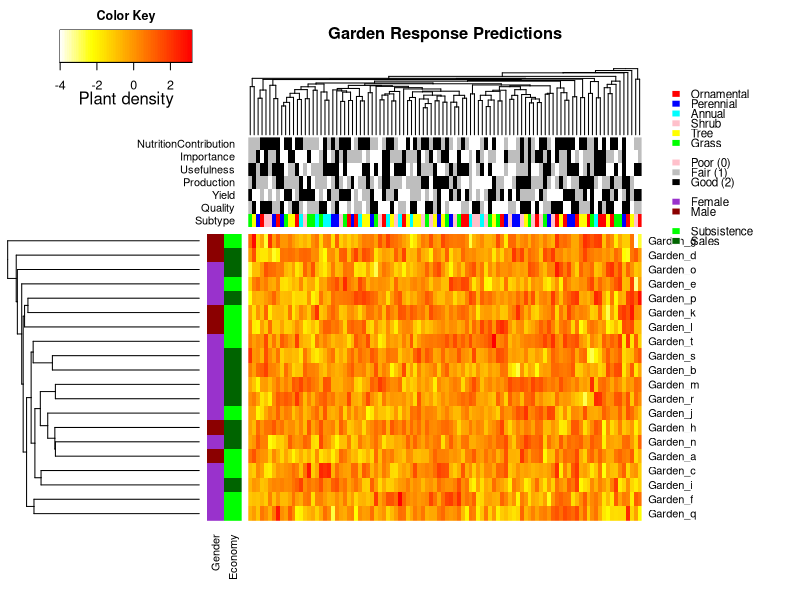

Reproduce this figure in R.
## ---- chunk 1
knitr::opts_chunk$set(
  collapse = TRUE,
  comment = "#>",
  fig.path = "man/figures/README-",
  out.width = "100%"
)
## ---- chunk 2
heatmap.function <- function(x,
                             row_value = TRUE,
                             cols_value = if (symm)
                               "row_value"
                             else
                               TRUE,
                             distfun = dist,
                             hclustfun = hclust,
                             dendrogram = c("both", "row", "column", "none"),
                             symm = FALSE,
                             scale = c("none", "row", "column"),
                             na.rm = TRUE,
                             revC = identical(cols_value, "row_value"),
                             add.expr,
                             breaks,
                             symbreaks = max(x < 0, na.rm = TRUE) ||
                               scale != "none",
                             col = "heat.colors",
                             colsep,
                             rowsep,
                             sepcolor = "white",
                             sepwidth = c(0.05, 0.05),
                             cellnote,
                             notecex = 1,
                             notecol = "cyan",
                             na.color = par("bg"),
                             trace = c("none", "column", "row", "both"),
                             tracecol = "cyan",
                             hline = median(breaks),
                             vline = median(breaks),
                             linecol = tracecol,
                             margins = c(5, 5),
                             ColSideColors,
                             RowSideColors,
                             side.height.fraction = 0.3,
                             cexRow = 0.2 + 1 / log10(nr),
                             cexCol = 0.2 + 1 / log10(nc),
                             labRow = NULL,
                             labCol = NULL,
                             key = TRUE,
                             keysize = 1.5,
                             density.info = c("none", "histogram", "density"),
                             denscol = tracecol,
                             symkey = max(x < 0, na.rm = TRUE) ||
                               symbreaks,
                             densadj = 0.25,
                             main = NULL,
                             xlab = NULL,
                             ylab = NULL,
                             lmat = NULL,
                             lhei = NULL,
                             lwid = NULL,
                             ColSideColorsSize = 1,
                             RowSideColorsSize = 1,
                             KeyValueName = "Value",
                             ...) {
  invalid <- function (x) {
    if (missing(x) || is.null(x) || length(x) == 0)
      return(TRUE)
    if (is.list(x))
      return(all(sapply(x, invalid)))
    else if (is.vector(x))
      return(all(is.na(x)))
    else
      return(FALSE)
  }
  
  x <- as.matrix(x)
  scale01 <- function(x,
                      low = min(x),
                      high = max(x)) {
    x <- (x - low) / (high - low)
    x
  }
  retval <- list()
  scale <- if (symm && missing(scale))
    "none"
  else
    match.arg(scale)
  dendrogram <- match.arg(dendrogram)
  trace <- match.arg(trace)
  density.info <- match.arg(density.info)
  if (length(col) == 1 && is.character(col))
    col <- get(col, mode = "function")
  if (!missing(breaks) && (scale != "none"))
    warning(
      "Using scale=\"row\" or scale=\"column\" when breaks are",
      "specified can produce unpredictable results.",
      "Please consider using only one or the other."
    )
  if (is.null(row_value) || is.na(row_value))
    row_value <- FALSE
  if (is.null(cols_value) || is.na(cols_value))
    cols_value <- FALSE
  else if (cols_value == "row_value" && !isTRUE(row_value))
    cols_value <- FALSE
  if (length(di <- dim(x)) != 2 || !is.numeric(x))
    stop("`x' must be a numeric matrix")
  nr <- di[1]
  nc <- di[2]
  if (nr <= 1 || nc <= 1)
    stop("`x' must have at least 2 rows and 2 columns")
  if (!is.numeric(margins) || length(margins) != 2)
    stop("`margins' must be a numeric vector of length 2")
  if (missing(cellnote))
    cellnote <- matrix("", ncol = ncol(x), nrow = nrow(x))
  if (!inherits(row_value, "dendrogram")) {
    if (((!isTRUE(row_value)) || (is.null(row_value))) && (dendrogram %in%
                                                 c("both", "row"))) {
      if (is.logical(cols_value) && (cols_value))
        dendrogram <- "column"
      else
        dedrogram <- "none"
      warning(
        "Discrepancy: row_value is FALSE, while dendrogram is `",
        dendrogram,
        "'. Omitting row dendogram."
      )
    }
  }
  if (!inherits(cols_value, "dendrogram")) {
    if (((!isTRUE(cols_value)) || (is.null(cols_value))) && (dendrogram %in%
                                                 c("both", "column"))) {
      if (is.logical(row_value) && (row_value))
        dendrogram <- "row"
      else
        dendrogram <- "none"
      warning(
        "Discrepancy: cols_value is FALSE, while dendrogram is `",
        dendrogram,
        "'. Omitting column dendogram."
      )
    }
  }
  if (inherits(row_value, "dendrogram")) {
    ddr <- row_value
    rowInd <- order.dendrogram(ddr)
  }
  else if (is.integer(row_value)) {
    hcr <- hclustfun(distfun(x))
    ddr <- as.dendrogram(hcr)
    ddr <- reorder(ddr, row_value)
    rowInd <- order.dendrogram(ddr)
    if (nr != length(rowInd))
      stop("row dendrogram ordering gave index of wrong length")
  }
  else if (isTRUE(row_value)) {
    row_value <- rowMeans(x, na.rm = na.rm)
    hcr <- hclustfun(distfun(x))
    ddr <- as.dendrogram(hcr)
    ddr <- reorder(ddr, row_value)
    rowInd <- order.dendrogram(ddr)
    if (nr != length(rowInd))
      stop("row dendrogram ordering gave index of wrong length")
  }
  else {
    rowInd <- nr:1
  }
  if (inherits(cols_value, "dendrogram")) {
    ddc <- cols_value
    colInd <- order.dendrogram(ddc)
  }
  else if (identical(cols_value, "row_value")) {
    if (nr != nc)
      stop("cols_value = \"row_value\" but nrow(x) != ncol(x)")
    if (exists("ddr")) {
      ddc <- ddr
      colInd <- order.dendrogram(ddc)
    }
    else
      colInd <- rowInd
  }
  else if (is.integer(cols_value)) {
    hcc <- hclustfun(distfun(if (symm)
      x
      else
        t(x)))
    ddc <- as.dendrogram(hcc)
    ddc <- reorder(ddc, cols_value)
    colInd <- order.dendrogram(ddc)
    if (nc != length(colInd))
      stop("column dendrogram ordering gave index of wrong length")
  }
  else if (isTRUE(cols_value)) {
    cols_value <- colMeans(x, na.rm = na.rm)
    hcc <- hclustfun(distfun(if (symm)
      x
      else
        t(x)))
    ddc <- as.dendrogram(hcc)
    ddc <- reorder(ddc, cols_value)
    colInd <- order.dendrogram(ddc)
    if (nc != length(colInd))
      stop("column dendrogram ordering gave index of wrong length")
  }
  else {
    colInd <- 1:nc
  }
  retval$rowInd <- rowInd
  retval$colInd <- colInd
  retval$call <- match.call()
  x <- x[rowInd, colInd]
  x.unscaled <- x
  cellnote <- cellnote[rowInd, colInd]
  if (is.null(labRow))
    labRow <- if (is.null(rownames(x)))
      (1:nr)[rowInd]
  else
    rownames(x)
  else
    labRow <- labRow[rowInd]
  if (is.null(labCol))
    labCol <- if (is.null(colnames(x)))
      (1:nc)[colInd]
  else
    colnames(x)
  else
    labCol <- labCol[colInd]
  if (scale == "row") {
    retval$rowMeans <- rm <- rowMeans(x, na.rm = na.rm)
    x <- sweep(x, 1, rm)
    retval$rowSDs <- sx <- apply(x, 1, sd, na.rm = na.rm)
    x <- sweep(x, 1, sx, "/")
  }
  else if (scale == "column") {
    retval$colMeans <- rm <- colMeans(x, na.rm = na.rm)
    x <- sweep(x, 2, rm)
    retval$colSDs <- sx <- apply(x, 2, sd, na.rm = na.rm)
    x <- sweep(x, 2, sx, "/")
  }
  if (missing(breaks) || is.null(breaks) || length(breaks) < 1) {
    if (missing(col) || is.function(col))
      breaks <- 16
    else
      breaks <- length(col) + 1
  }
  if (length(breaks) == 1) {
    if (!symbreaks)
      breaks <-
        seq(min(x, na.rm = na.rm), max(x, na.rm = na.rm),
            length = breaks)
    else {
      extreme <- max(abs(x), na.rm = TRUE)
      breaks <- seq(-extreme, extreme, length = breaks)
    }
  }
  nbr <- length(breaks)
  ncol <- length(breaks) - 1
  if (class(col) == "function")
    col <- col(ncol)
  min.breaks <- min(breaks)
  max.breaks <- max(breaks)
  x[x < min.breaks] <- min.breaks
  x[x > max.breaks] <- max.breaks
  if (missing(lhei) || is.null(lhei))
    lhei <- c(keysize, 4)
  if (missing(lwid) || is.null(lwid))
    lwid <- c(keysize, 4)
  if (missing(lmat) || is.null(lmat)) {
    lmat <- rbind(4:3, 2:1)
    
    if (!missing(ColSideColors)) {
      #if (!is.matrix(ColSideColors))
      #stop("'ColSideColors' must be a matrix")
      if (!is.character(ColSideColors) ||
          nrow(ColSideColors) != nc)
        stop("'ColSideColors' must be a matrix of nrow(x) rows")
      lmat <- rbind(lmat[1,] + 1, c(NA, 1), lmat[2,] + 1)
      #lhei <- c(lhei[1], 0.2, lhei[2])
      lhei = c(lhei[1], side.height.fraction * ColSideColorsSize /
                 2, lhei[2])
    }
    
    if (!missing(RowSideColors)) {
      #if (!is.matrix(RowSideColors))
      #stop("'RowSideColors' must be a matrix")
      if (!is.character(RowSideColors) ||
          ncol(RowSideColors) != nr)
        stop("'RowSideColors' must be a matrix of ncol(x) columns")
      lmat <-
        cbind(lmat[, 1] + 1, c(rep(NA, nrow(lmat) - 1), 1), lmat[, 2] + 1)
      #lwid <- c(lwid[1], 0.2, lwid[2])
      lwid <-
        c(lwid[1], side.height.fraction * RowSideColorsSize / 2, lwid[2])
    }
    lmat[is.na(lmat)] <- 0
  }
  
  if (length(lhei) != nrow(lmat))
    stop("lhei must have length = nrow(lmat) = ", nrow(lmat))
  if (length(lwid) != ncol(lmat))
    stop("lwid must have length = ncol(lmat) =", ncol(lmat))
  op <- par(no.readonly = TRUE)
  on.exit(par(op))
  
  layout(lmat,
         widths = lwid,
         heights = lhei,
         respect = FALSE)
  
  if (!missing(RowSideColors)) {
    if (!is.matrix(RowSideColors)) {
      par(mar = c(margins[1], 0, 0, 0.5))
      image(rbind(1:nr), col = RowSideColors[rowInd], axes = FALSE)
    } else {
      par(mar = c(margins[1], 0, 0, 0.5))
      rsc = t(RowSideColors[, rowInd, drop = F])
      rsc.colors = matrix()
      rsc.names = names(table(rsc))
      rsc.i = 1
      for (rsc.name in rsc.names) {
        rsc.colors[rsc.i] = rsc.name
        rsc[rsc == rsc.name] = rsc.i
        rsc.i = rsc.i + 1
      }
      rsc = matrix(as.numeric(rsc), nrow = dim(rsc)[1])
      image(t(rsc), col = as.vector(rsc.colors), axes = FALSE)
      if (length(rownames(RowSideColors)) > 0) {
        axis(
          1,
          0:(dim(rsc)[2] - 1) / max(1, (dim(rsc)[2] - 1)),
          rownames(RowSideColors),
          las = 2,
          tick = FALSE
        )
      }
    }
  }
  
  if (!missing(ColSideColors)) {
    if (!is.matrix(ColSideColors)) {
      par(mar = c(0.5, 0, 0, margins[2]))
      image(cbind(1:nc), col = ColSideColors[colInd], axes = FALSE)
    } else {
      par(mar = c(0.5, 0, 0, margins[2]))
      csc = ColSideColors[colInd, , drop = F]
      csc.colors = matrix()
      csc.names = names(table(csc))
      csc.i = 1
      for (csc.name in csc.names) {
        csc.colors[csc.i] = csc.name
        csc[csc == csc.name] = csc.i
        csc.i = csc.i + 1
      }
      csc = matrix(as.numeric(csc), nrow = dim(csc)[1])
      image(csc, col = as.vector(csc.colors), axes = FALSE)
      if (length(colnames(ColSideColors)) > 0) {
        axis(
          2,
          0:(dim(csc)[2] - 1) / max(1, (dim(csc)[2] - 1)),
          colnames(ColSideColors),
          las = 2,
          tick = FALSE
        )
      }
    }
  }
  
  par(mar = c(margins[1], 0, 0, margins[2]))
  x <- t(x)
  cellnote <- t(cellnote)
  if (revC) {
    iy <- nr:1
    if (exists("ddr"))
      ddr <- rev(ddr)
    x <- x[, iy]
    cellnote <- cellnote[, iy]
  }
  else
    iy <- 1:nr
  image(
    1:nc,
    1:nr,
    x,
    xlim = 0.5 + c(0, nc),
    ylim = 0.5 + c(0, nr),
    axes = FALSE,
    xlab = "",
    ylab = "",
    col = col,
    breaks = breaks,
    ...
  )
  retval$carpet <- x
  if (exists("ddr"))
    retval$rowDendrogram <- ddr
  if (exists("ddc"))
    retval$colDendrogram <- ddc
  retval$breaks <- breaks
  retval$col <- col
  if (!invalid(na.color) & any(is.na(x))) {
    # load library(gplots)
    mmat <- ifelse(is.na(x), 1, NA)
    image(
      1:nc,
      1:nr,
      mmat,
      axes = FALSE,
      xlab = "",
      ylab = "",
      col = na.color,
      add = TRUE
    )
  }
  axis(
    1,
    1:nc,
    labels = labCol,
    las = 2,
    line = -0.5,
    tick = 0,
    cex.axis = cexCol
  )
  if (!is.null(xlab))
    mtext(xlab, side = 1, line = margins[1] - 1.25)
  axis(
    4,
    iy,
    labels = labRow,
    las = 2,
    line = -0.5,
    tick = 0,
    cex.axis = cexRow
  )
  if (!is.null(ylab))
    mtext(ylab, side = 4, line = margins[2] - 1.25)
  if (!missing(add.expr))
    eval(substitute(add.expr))
  if (!missing(colsep))
    for (csep in colsep)
      rect(
        xleft = csep + 0.5,
        ybottom = rep(0, length(csep)),
        xright = csep + 0.5 + sepwidth[1],
        ytop = rep(ncol(x) + 1, csep),
        lty = 1,
        lwd = 1,
        col = sepcolor,
        border = sepcolor
      )
  if (!missing(rowsep))
    for (rsep in rowsep)
      rect(
        xleft = 0,
        ybottom = (ncol(x) + 1 - rsep) - 0.5,
        xright = nrow(x) + 1,
        ytop = (ncol(x) + 1 - rsep) - 0.5 - sepwidth[2],
        lty = 1,
        lwd = 1,
        col = sepcolor,
        border = sepcolor
      )
  min.scale <- min(breaks)
  max.scale <- max(breaks)
  x.scaled <- scale01(t(x), min.scale, max.scale)
  if (trace %in% c("both", "column")) {
    retval$vline <- vline
    vline.vals <- scale01(vline, min.scale, max.scale)
    for (i in colInd) {
      if (!is.null(vline)) {
        abline(v = i - 0.5 + vline.vals,
               col = linecol,
               lty = 2)
      }
      xv <- rep(i, nrow(x.scaled)) + x.scaled[, i] - 0.5
      xv <- c(xv[1], xv)
      yv <- 1:length(xv) - 0.5
      lines(
        x = xv,
        y = yv,
        lwd = 1,
        col = tracecol,
        type = "s"
      )
    }
  }
  if (trace %in% c("both", "row")) {
    retval$hline <- hline
    hline.vals <- scale01(hline, min.scale, max.scale)
    for (i in rowInd) {
      if (!is.null(hline)) {
        abline(h = i + hline,
               col = linecol,
               lty = 2)
      }
      yv <- rep(i, ncol(x.scaled)) + x.scaled[i,] - 0.5
      yv <- rev(c(yv[1], yv))
      xv <- length(yv):1 - 0.5
      lines(
        x = xv,
        y = yv,
        lwd = 1,
        col = tracecol,
        type = "s"
      )
    }
  }
  if (!missing(cellnote))
    text(
      x = c(row(cellnote)),
      y = c(col(cellnote)),
      labels = c(cellnote),
      col = notecol,
      cex = notecex
    )
  par(mar = c(margins[1], 0, 0, 0))
  if (dendrogram %in% c("both", "row")) {
    plot(
      ddr,
      horiz = TRUE,
      axes = FALSE,
      yaxs = "i",
      leaflab = "none"
    )
  }
  else
    plot.new()
  par(mar = c(0, 0, if (!is.null(main))
    5
    else
      0, margins[2]))
  if (dendrogram %in% c("both", "column")) {
    plot(ddc,
         axes = FALSE,
         xaxs = "i",
         leaflab = "none")
  }
  else
    plot.new()
  if (!is.null(main))
    title(main, cex.main = 1.5 * op[["cex.main"]])
  if (key) {
    par(mar = c(5, 4, 2, 1), cex = 0.75)
    tmpbreaks <- breaks
    if (symkey) {
      max.raw <- max(abs(c(x, breaks)), na.rm = TRUE)
      min.raw <- -max.raw
      tmpbreaks[1] <- -max(abs(x), na.rm = TRUE)
      tmpbreaks[length(tmpbreaks)] <-
        max(abs(x), na.rm = TRUE)
    }
    else {
      min.raw <- min(x, na.rm = TRUE)
      max.raw <- max(x, na.rm = TRUE)
    }
    
    z <- seq(min.raw, max.raw, length = length(col))
    image(
      z = matrix(z, ncol = 1),
      col = col,
      breaks = tmpbreaks,
      xaxt = "n",
      yaxt = "n"
    )
    par(usr = c(0, 1, 0, 1))
    lv <- pretty(breaks)
    xv <- scale01(as.numeric(lv), min.raw, max.raw)
    axis(1, at = xv, labels = lv)
    if (scale == "row")
      mtext(side = 1, "Row Z-Score", line = 2)
    else if (scale == "column")
      mtext(side = 1, "Column Z-Score", line = 2)
    else
      mtext(side = 1, KeyValueName, line = 2)
    if (density.info == "density") {
      dens <- density(x, adjust = densadj, na.rm = TRUE)
      omit <- dens$x < min(breaks) | dens$x > max(breaks)
      dens$x <- dens$x[-omit]
      dens$y <- dens$y[-omit]
      dens$x <- scale01(dens$x, min.raw, max.raw)
      lines(dens$x,
            dens$y / max(dens$y) * 0.95,
            col = denscol,
            lwd = 1)
      axis(2, at = pretty(dens$y) / max(dens$y) * 0.95, pretty(dens$y))
      title("Color Key\nand Density Plot")
      par(cex = 0.5)
      mtext(side = 2, "Density", line = 2)
    }
    else if (density.info == "histogram") {
      h <- hist(x, plot = FALSE, breaks = breaks)
      hx <- scale01(breaks, min.raw, max.raw)
      hy <- c(h$counts, h$counts[length(h$counts)])
      lines(
        hx,
        hy / max(hy) * 0.95,
        lwd = 1,
        type = "s",
        col = denscol
      )
      axis(2, at = pretty(hy) / max(hy) * 0.95, pretty(hy))
      title("Color Key\nand Histogram")
      par(cex = 0.5)
      mtext(side = 2, "Count", line = 2)
    }
    else
      title("Color Key")
  }
  else
    plot.new()
  retval$colorTable <-
    data.frame(
      low = retval$breaks[-length(retval$breaks)],
      high = retval$breaks[-1],
      color = retval$col
    )
  invisible(retval)
}
## ---- chunk 3
plant_abundance = replicate(100, rnorm(20))
garden_names = paste("Garden", letters[1:20], sep = "_")
Plant_ids = paste("Plant", c(1:100), sep = "_")
rownames(plant_abundance) = garden_names
colnames(plant_abundance) = Plant_ids

owner_gendercolors = sample(
  c("darkorchid", "darkred"),
  length(garden_names),
  replace = TRUE,
  prob = NULL
)
salescolors = sample(c("green", "darkgreen"),
                     length(garden_names),
                     replace = TRUE,
                     prob = NULL)
subtypecolors = sample(
  c("red", "blue", "cyan", "pink", "yellow", "green"),
  length(Plant_ids),
  replace = TRUE,
  prob = NULL
)
qualitycolors = sample(c("black", "white", "grey"),
                       length(Plant_ids),
                       replace = TRUE,
                       prob = NULL)
yieldscolors = sample(c("black", "white", "grey"),
                      length(Plant_ids),
                      replace = TRUE,
                      prob = NULL)
Productioncolors = sample(c("black", "white", "grey"),
                          length(Plant_ids),
                          replace = TRUE,
                          prob = NULL)
Usefulnesscolors = sample(c("black", "white", "grey"),
                          length(Plant_ids),
                          replace = TRUE,
                          prob = NULL)
Importancecolors = sample(c("black", "white", "grey"),
                          length(Plant_ids),
                          replace = TRUE,
                          prob = NULL)
NutritionContributioncolors = sample(c("black", "white", "grey"),
                                     length(Plant_ids),
                                     replace = TRUE,
                                     prob = NULL)

rlab = t(cbind(owner_gendercolors, salescolors))

clab = cbind(
  subtypecolors,
  qualitycolors,
  yieldscolors,
  Productioncolors,
  Usefulnesscolors,
  Importancecolors,
  NutritionContributioncolors
)

rownames(rlab) = c("Gender", "Economy")

colnames(clab) = c(
  "Subtype",
  "Quality",
  "Yield",
  "Production",
  "Usefulness",
  "Importance",
  "NutritionContribution"
)

mydist=function(c) {dist(c,method="euclidian")}
myclust=function(c) {hclust(c,method="average")}
## ---- chunk 4

main_title = "Garden Response Predictions"

par(cex.main = 1)

heatmap.function(
  plant_abundance,
  hclustfun = myclust,
  distfun = mydist,
  na.rm = TRUE,
  scale = "none",
  dendrogram = "both",
  margins = c(6, 12),
  row_value = TRUE,
  cols_value = TRUE,
  ColSideColors = clab,
  RowSideColors = rlab,
  symbreaks = FALSE,
  key = TRUE,
  symkey = FALSE,
  density.info = "none",
  trace = "none",
  main = main_title,
  labCol = FALSE,
  labRow = garden_names,
  cexRow = 1,
  col = rev(heat.colors(75)),
  ColSideColorsSize = 7,
  RowSideColorsSize = 2,
  KeyValueName = "Plant density"
)
legend(
  "topright",
  legend = c(
    "Ornamental",
    "Perennial",
    "Annual",
    "Shrub",
    "Tree",
    "Grass",
    "",
    "Poor (0)",
    "Fair (1)",
    "Good (2)",
    "",
    "Female",
    "Male",
    "",
    "Subsistence",
    "Sales"
  ),
  fill = c(
    "red",
    "blue",
    "cyan",
    "pink",
    "yellow",
    "green",
    "white",
    "pink",
    "grey",
    "black",
    "white",
    "darkorchid",
    "darkred",
    "white",
    "green",
    "darkgreen"
  ),
  border = FALSE,
  bty = "n",
  y.intersp = 0.7,
  cex = 0.7
)

